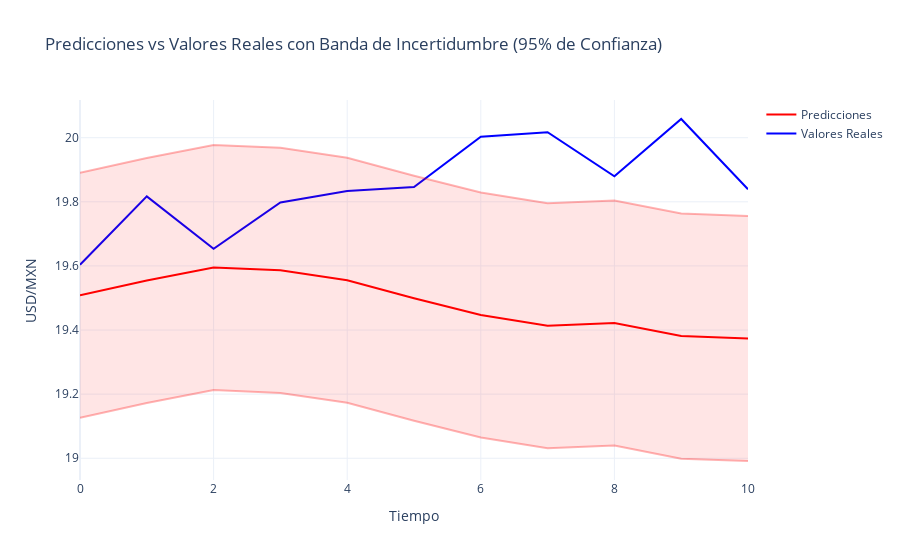

The code cell stored with this chart in its notebook:
### Code cell
# Visualizar predicciones con área de incertidumbre
actual_values = model_engineer.scalers['target'].inverse_transform(test_data['y'])

fig = go.Figure()
fig.add_trace(go.Scatter(
    x=np.arange(len(actual_values)),
    y=actual_values.flatten(),
    mode='lines',
    name='Valores Reales',
    line=dict(color='blue')
))

fig.add_trace(go.Scatter(
    x=np.arange(len(predictions)),
    y=predictions.flatten(),
    mode='lines',
    name='Predicciones',
    line=dict(color='red')
))

# Agregar banda de incertidumbre
prediction_std = np.std(predictions.flatten() - actual_values.flatten())
upper_bound = predictions.flatten() + (prediction_std * 1.96)  # Ajustar la incertidumbre al 95% de confianza
lower_bound = predictions.flatten() - (prediction_std * 1.96)

fig.add_trace(go.Scatter(
    x=np.arange(len(predictions)),
    y=upper_bound,
    mode='lines',
    name='Límite Superior',
    line=dict(color='rgba(255, 0, 0, 0.3)'),
    showlegend=False
))

fig.add_trace(go.Scatter(
    x=np.arange(len(predictions)),
    y=lower_bound,
    mode='lines',
    name='Límite Inferior',
    line=dict(color='rgba(255, 0, 0, 0.3)'),
    fill='tonexty',
    fillcolor='rgba(255, 0, 0, 0.1)',
    showlegend=False
))

fig.update_layout(
    title='Predicciones vs Valores Reales con Banda de Incertidumbre (95% de Confianza)',
    xaxis_title='Tiempo',
    yaxis_title='USD/MXN',
    template='plotly_white'
)

# Mostrar la figura
fig.show()

# Guardar la figura como una imagen PNG para verla en GitHub
fig_path = os.path.join(output_dir, 'predicciones_vs_valores_reales.png')
fig.write_image(fig_path)

print(f"\nFigura guardada en: {fig_path}")

### Figure 1 — Plotly figure (JSON) as saved in the notebook; plotly's stock layout.template omitted (floating-point values rounded to 4 significant figures)
{"data": [{"line": {"color": "blue"}, "mode": "lines", "name": "Valores Reales", "type": "scatter", "x": [0, 1, 2, 3, 4, 5, 6, 7, 8, 9, 10], "y": [19.6, 19.82, 19.65, 19.8, 19.83, 19.85, 20.0, 20.02, 19.88, 20.06, 19.84]}, {"line": {"color": "red"}, "mode": "lines", "name": "Predicciones", "type": "scatter", "x": [0, 1, 2, 3, 4, 5, 6, 7, 8, 9, 10], "y": [19.51, 19.55, 19.6, 19.59, 19.56, 19.5, 19.45, 19.41, 19.42, 19.38, 19.37]}, {"line": {"color": "rgba(255, 0, 0, 0.3)"}, "mode": "lines", "name": "Límite Superior", "showlegend": false, "type": "scatter", "x": [0, 1, 2, 3, 4, 5, 6, 7, 8, 9, 10], "y": [19.89, 19.94, 19.98, 19.97, 19.94, 19.88, 19.83, 19.8, 19.8, 19.76, 19.76]}, {"fill": "tonexty", "fillcolor": "rgba(255, 0, 0, 0.1)", "line": {"color": "rgba(255, 0, 0, 0.3)"}, "mode": "lines", "name": "Límite Inferior", "showlegend": false, "type": "scatter", "x": [0, 1, 2, 3, 4, 5, 6, 7, 8, 9, 10], "y": [19.13, 19.17, 19.21, 19.2, 19.17, 19.12, 19.06, 19.03, 19.04, 19.0, 18.99]}], "layout": {"title": {"text": "Predicciones vs Valores Reales con Banda de Incertidumbre (95% de Confianza)"}, "xaxis": {"title": {"text": "Tiempo"}}, "yaxis": {"title": {"text": "USD/MXN"}}}}
